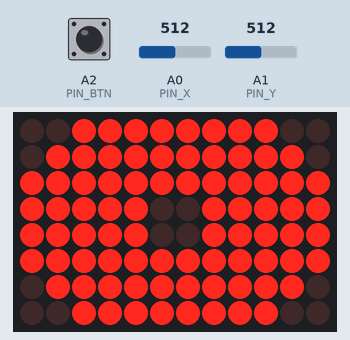
The sketch below on a simulated Arduino Uno R4 WiFi. Parts: 12×8 LED matrix. The inputs (shaded band) are chosen by the test bench; at power-on: A2 (PIN_BTN) HIGH, A0 (PIN_X) = 512, A1 (PIN_Y) = 512.

Above: at 1.2 s.
1.3 s: A2 (PIN_BTN) pulled LOW for 0.15 s
At 1.48 s:
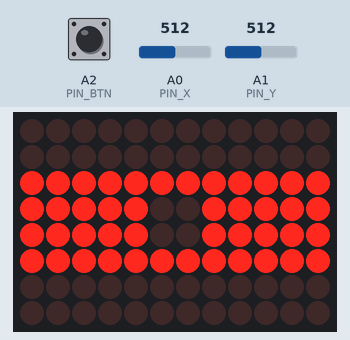
2.0 s: A0 (PIN_X) set to 716
At 3.0 s:
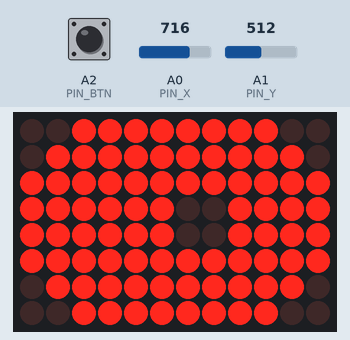
3.7 s: A1 (PIN_Y) set to 306
At 4.8 s:
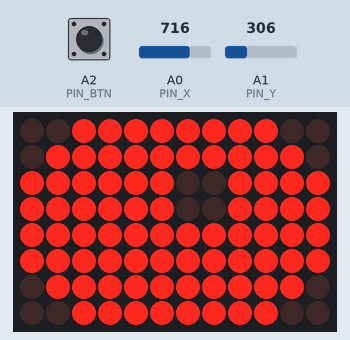
5.2 s: A2 (PIN_BTN) pulled LOW for 1 s
At 5.39 s:
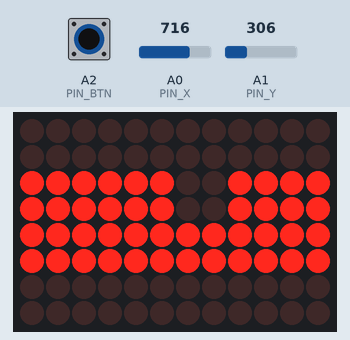
7.7 s: A0 (PIN_X) set to 900
At 8.6 s:
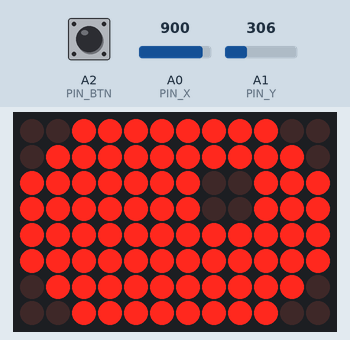
9.2 s: A1 (PIN_Y) set to 122
At 10.2 s:
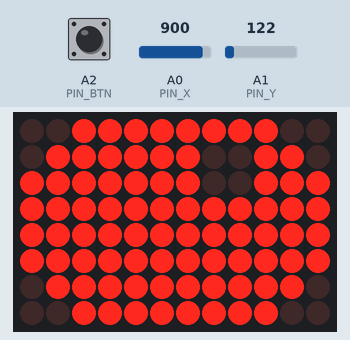
Timing chart, 0 to 11.7 s (numbered marks = the images above; inputs shaded):
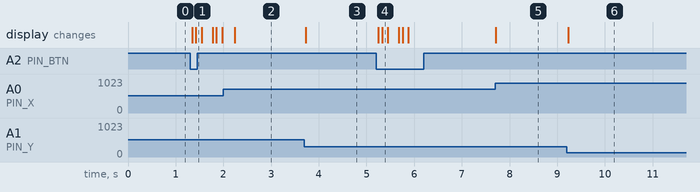

The sketch:

eye1.ino
```cpp
/*
 * Eye1 - Interactive Eyeball Animation
 * For Arduino UNO R4 LED Matrix (8x12)
 *
 * DESCRIPTION:
 * This sketch creates a realistic eyeball that responds to a joystick.
 * Move the joystick to look around, press the button to blink.
 *
 * HARDWARE REQUIRED:
 * - Arduino UNO R4 WiFi
 * - Analog Joystick Module
 *
 * WIRING:
 * - Joystick VCC → 5V
 * - Joystick GND → GND
 * - Joystick VRx → A0 (X-axis)
 * - Joystick VRy → A1 (Y-axis)
 * - Joystick SW  → A2 (Button)
 *
 * JOYSTICK TUTORIAL:
 * https://arduinogetstarted.com/tutorials/arduino-joystick
 */
#include <Arduino.h>
#include "Arduino_LED_Matrix.h"  // Library for controlling the LED matrix

ArduinoLEDMatrix matrix;  // Create an LED matrix object

// Joystick Pin Configuration
// An analog joystick has two potentiometers (X and Y) and a button
const int PIN_X = A0;      // Joystick X-axis (horizontal: left/right)
const int PIN_Y = A1;      // Joystick Y-axis (vertical: up/down)
const int PIN_BTN = A2;    // Joystick button (pressed to blink)

// Frame buffer: 2D array representing the LED matrix (8 rows x 12 columns)
// Each element is either 0 (LED off/dark) or 1 (LED on/bright)
uint8_t frame[8][12];

// EYE DESIGN:
// The eye consists of:
//   1. Sclera (white part) - An oval shape filling most of the screen
//   2. Pupil (dark center) - A 2x2 pixel black square that moves around
//
// The pupil position is controlled by the joystick:
//   X range: 2 to 8 (keeps 2x2 pupil within the 12-column screen)
//   Y range: 1 to 5 (keeps 2x2 pupil within the 8-row screen)

// Function Prototypes
void drawEye(int px, int py, float openness);  // Draw eye with pupil at (px,py), openness 0.0-1.0
void blinkEye(int px, int py);                 // Animate a blink at current pupil position
void clearFrame();                              // Clear all LEDs in the frame buffer

// Setup function: Runs once when the Arduino starts or resets
void setup() {
  Serial.begin(115200);  // Start serial communication for debugging (optional)
  matrix.begin();        // Initialize the LED matrix display

  // Configure joystick pins
  pinMode(PIN_X, INPUT);           // X-axis is an analog input (0-1023)
  pinMode(PIN_Y, INPUT);           // Y-axis is an analog input (0-1023)
  pinMode(PIN_BTN, INPUT_PULLUP);  // Button uses internal pull-up resistor
                                   // (LOW when pressed, HIGH when released)
}

// Loop function: Runs continuously to update the eye animation
void loop() {
  // STEP 1: Read joystick position
  // analogRead() returns a value from 0 to 1023:
  //   - 0 = Joystick pushed fully to one side
  //   - 512 = Centered (neutral position)
  //   - 1023 = Joystick pushed fully to the other side
  int joyX = analogRead(PIN_X);  // Read horizontal position
  int joyY = analogRead(PIN_Y);  // Read vertical position

  // STEP 2: Convert joystick values to pupil screen coordinates
  // map(value, fromLow, fromHigh, toLow, toHigh) scales the input range to output range
  //
  // Why these ranges?
  // - Pupil is 2x2 pixels (occupies positions px to px+1, py to py+1)
  // - Screen is 12 columns wide: pupil X can go from 2 to 8 (leaving room for eye shape)
  // - Screen is 8 rows tall: pupil Y can go from 1 to 5 (leaving room at top/bottom)
  //
  // NOTE: If the eye moves in the wrong direction, swap the last two numbers
  //       For example: map(joyX, 0, 1023, 8, 2) would reverse left/right
  int pupilX = map(joyX, 0, 1023, 2, 8);  // Horizontal: joystick 0-1023 → screen 2-8
  int pupilY = map(joyY, 0, 1023, 1, 5);  // Vertical: joystick 0-1023 → screen 1-5

  // STEP 3: Safety check - ensure values stay within bounds
  // constrain(value, min, max) forces a value to stay within a range
  pupilX = constrain(pupilX, 2, 8);  // Keep pupilX between 2 and 8
  pupilY = constrain(pupilY, 1, 5);  // Keep pupilY between 1 and 5

  // STEP 4: Check if button is pressed to trigger a blink
  // INPUT_PULLUP means: HIGH = not pressed, LOW = pressed
  if (digitalRead(PIN_BTN) == LOW) {
    // Button is pressed - trigger blink animation
    blinkEye(pupilX, pupilY);  // Animate closing and opening the eye

    // DEBOUNCE: Wait for user to release button before continuing
    // This prevents multiple blinks from a single button press
    delay(200);  // Small delay to avoid bouncing
    while(digitalRead(PIN_BTN) == LOW);  // Wait until button is released
  } else {
    // STEP 5: Normal operation - draw open eye with pupil at joystick position
    drawEye(pupilX, pupilY, 1.0);  // 1.0 = fully open eye
  }

  // STEP 6: Control frame rate
  delay(30);  // Wait 30ms between updates (~33 frames per second)
}               // This gives smooth animation while not overloading the processor

// Draw the eye with specified pupil position and openness
// Parameters:
//   px - Pupil X position (horizontal, 2-8)
//   py - Pupil Y position (vertical, 1-5)
//   openness - How open the eye is (0.0 = closed, 1.0 = fully open)
void drawEye(int px, int py, float openness) {
  clearFrame();  // Start with a blank frame

  // PART 1: Draw the Sclera (the white part of the eye)
  // We create an oval shape by turning on LEDs in an elliptical pattern
  // Strategy: Turn on all LEDs, then turn off corners and edges to make it round

  // Loop through every pixel on the display
  for (int y = 0; y < 8; y++) {           // For each row (0-7)
    for (int x = 0; x < 12; x++) {        // For each column (0-11)
      // Start by assuming this pixel is part of the white of the eye
      bool isSclera = true;

      // SHAPING: Cut off corners to make the eye oval instead of rectangular
      // Top and bottom rows: trim the left and right edges
      if ((y == 0 || y == 7) && (x < 2 || x > 9))
        isSclera = false;  // Corner pixels are dark

      // Second and second-to-last rows: trim even more
      if ((y == 1 || y == 6) && (x < 1 || x > 10))
        isSclera = false;

      // EYELID ANIMATION: Control how much of the eye is visible
      // The vertical center of the screen is at y = 3.5 (between rows 3 and 4)
      // When the eye closes, only rows near the center remain visible
      //
      // Calculate maximum allowed distance from center based on openness:
      //   openness = 1.0 → maxDist = 4.0 (all 8 rows visible)
      //   openness = 0.5 → maxDist = 2.0 (only middle 4 rows visible)
      //   openness = 0.0 → maxDist = 0.0 (eye completely closed)
      float maxDist = 4.0 * openness;
      if (abs(y - 3.5) > maxDist)  // If this row is too far from center
        isSclera = false;           // It's hidden by the eyelid

      // Turn on the LED if this pixel is part of the visible sclera
      if (isSclera) {
        frame[y][x] = 1;  // 1 = LED on (white)
      }
    }
  }

  // PART 2: Draw the Pupil (the dark center that moves around)
  // Only draw the pupil if the eye is open enough to see it
  if (openness > 0.2) {  // Don't show pupil when eye is nearly closed

    // The pupil is a 2x2 square of dark pixels at position (px, py)
    // It occupies 4 pixels:
    //   (px, py)     (px+1, py)      ← Top row of pupil
    //   (px, py+1)   (px+1, py+1)    ← Bottom row of pupil

    // Boundary check: make sure all 4 pixels fit on the screen
    if(px >= 0 && px < 11 && py >= 0 && py < 7) {
       frame[py][px] = 0;        // Top-left pixel: dark
       frame[py][px+1] = 0;      // Top-right pixel: dark
       frame[py+1][px] = 0;      // Bottom-left pixel: dark
       frame[py+1][px+1] = 0;    // Bottom-right pixel: dark

       // OPTIONAL ENHANCEMENT: You could add a white "shine" pixel here
       // to make the eye look more realistic (like a light reflection)
       // Example: frame[py][px+1] = 1; (turn top-right pixel white)
    }
  }

  // Send the completed frame to the LED matrix display
  matrix.renderBitmap(frame, 8, 12);
}

// Animate a blink at the current pupil position
// This creates a smooth closing and opening animation
// Parameters:
//   px, py - Current pupil position (stays the same during blink)
void blinkEye(int px, int py) {

  // PHASE 1: Closing animation (eye gradually closes)
  // Start at fully open (1.0) and decrease to fully closed (0.0)
  // Each step reduces openness by 0.15, creating about 7 frames
  for (float open = 1.0; open >= 0.0; open -= 0.15) {
     drawEye(px, py, open);  // Redraw eye with new openness value
     delay(40);              // Wait 40ms between frames (smooth animation)
  }

  // PHASE 2: Eye stays closed briefly
  drawEye(px, py, 0.0);  // Draw completely closed eye
  delay(150);            // Hold for 150ms (realistic blink pause)

  // PHASE 3: Opening animation (eye gradually opens)
  // Start at fully closed (0.0) and increase to fully open (1.0)
  for (float open = 0.0; open <= 1.0; open += 0.15) {
     drawEye(px, py, open);  // Redraw eye with increasing openness
     delay(40);              // Wait 40ms between frames
  }

  // Total blink time: ~7 frames × 40ms × 2 + 150ms ≈ 700ms (about 0.7 seconds)
}

// Clear the frame buffer by turning off all LEDs
// This is like erasing the canvas before drawing the next frame
void clearFrame() {
  for (int i = 0; i < 8; i++)       // Loop through each row
    for (int j = 0; j < 12; j++)    // Loop through each column
      frame[i][j] = 0;              // Set LED to off (dark)
}
```

Measured:
- after the input at 1.3 s, the display: first changes at once (image 1 shows a later state)
- after the input at 2.0 s, the display: changes after 0.24 s (image 2)
- after the input at 3.7 s, the display: changes at once (image 3)
- after the input at 5.2 s, the display: first changes after 0.05 s (image 4 shows a later state)
- after the input at 7.7 s, the display: changes at once (image 5)
- after the input at 9.2 s, the display: changes at once (image 6)
